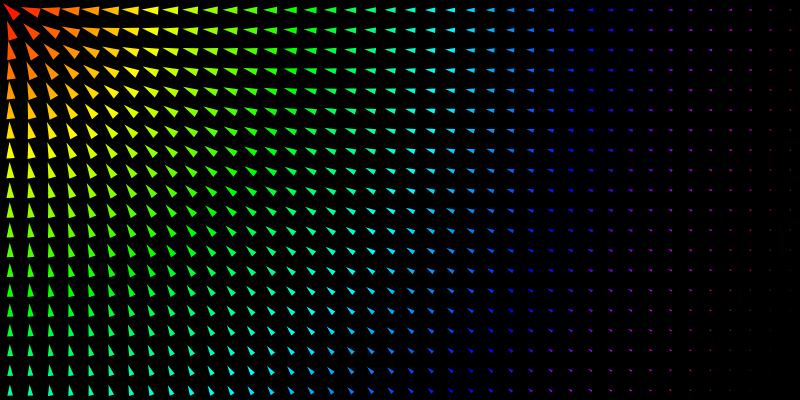
Frame 1 (no input)
Frame 60 (no input): identical to frame 1, image omitted
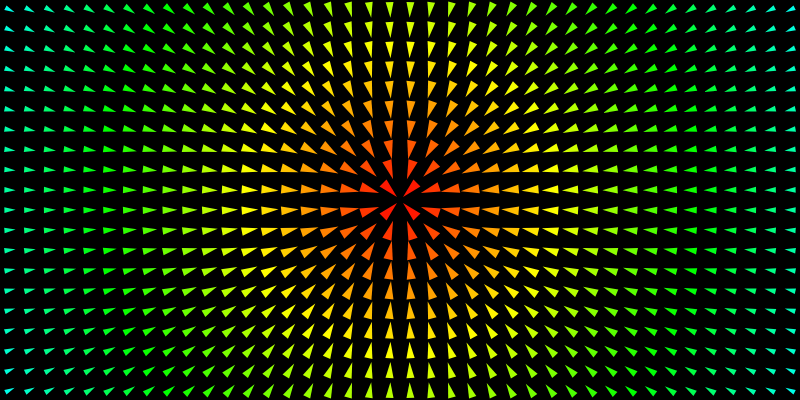
Frame 120 (the mouse pressed at the canvas centre since frame 60)

The p5.js sketch that drew these frames (run headless with seeded random() and noise() and a simulated clock; from frame 60 on, the mouse is pressed at the canvas centre):

// p5.js sketch
// ── sketch.js
let triangles = [];

function setup() {
  createCanvas(800, 400);
  colorMode(HSB);

  for(let i=0; i<width; i+=20) {
    for(let j=0; j<height; j+=20) {
      triangles.push(new Triangle(i+10, j+10));
    }
  }
}

function draw() {
  background(0);
  noStroke();

  for(let tri of triangles) {
    tri.update();
    tri.show();
  }

}

class Triangle {
  constructor(_x, _y) {
    this.x = _x;
    this.y = _y;
    this.w = 20;
    this.hue = 0;
    this.rad = 0;
  }

  show() {
    fill(this.hue, 100, 100);
    
    push();
    translate(this.x, this.y);
    rotate(this.rad);
    beginShape();
    vertex(this.w/2, 0);
    vertex(-this.w/2, this.w/4);
    vertex(-this.w/2, -this.w/4);
    endShape();
    pop();   
  }
  
  update() {
    let distance = dist(this.x, this.y, mouseX, mouseY);
    let maxdistance = dist(0, 0, width, height);
    this.w = map(distance, 0, maxdistance, 20, 0);    
    this.hue = map(distance, 0, maxdistance, 0, 360);

    this.rad = atan2(mouseY-this.y, mouseX-this.x);
  }
}
